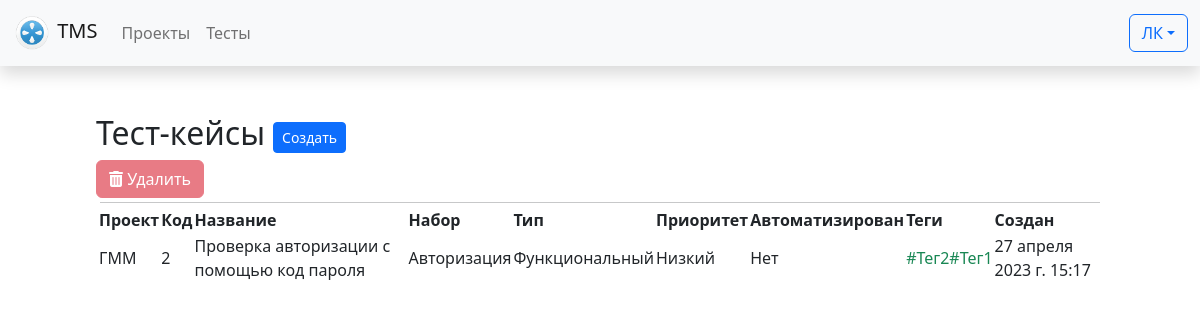
Page /tests/ on the earlier database version.
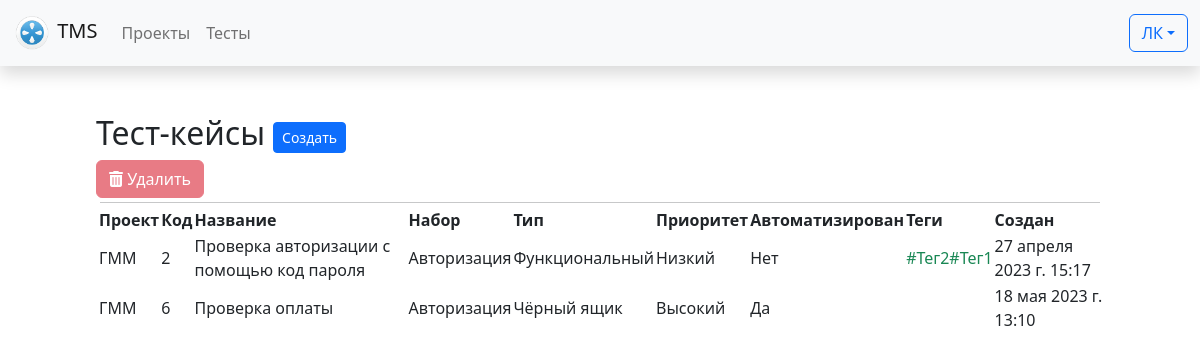
Same page on the later database version.
### tests/models.py (models this page shows, shortened)
class TestCases(models.Model):
    id = models.AutoField(_("Код тест-кейса"), primary_key=True)
    """
    Описание тест-кейса
    """
    title = models.CharField(_("Название"), max_length=100)
    precondition = models.TextField(_("Предусловия"), blank=True, null=True)
    description = models.TextField(_("Описание"), blank=True, null=True)
    expectedResult = models.TextField(
        _("Ожидаемый результат"), blank=True, null=True)
    """
    Параметры тест кейса:
    - Проект
    - Набор
    - Тип теста
    - Приоритет
    - Статус
    - Автоматизирован (True/False)
    """
    project = models.ForeignKey(Projects, verbose_name=_(
        "Проект"), on_delete=models.PROTECT)
    suite = models.ForeignKey(TestSuites, verbose_name=_(
        "Группа"), null=True, on_delete=models.SET_NULL)
    type = models.ForeignKey(TestTypes, verbose_name=_(
        "Тип теста"), on_delete=models.PROTECT)
    priority = models.ForeignKey(TestPriorities, verbose_name=_(
        "Приоритет"), on_delete=models.PROTECT)
    status = models.ForeignKey(TestStatuses, verbose_name=_(
        "Статус"), on_delete=models.PROTECT, default=3)
    isAutomated = models.BooleanField(_("Автоматизирован"))
    """
    Кем и когда создано
    """
    created_by = models.ForeignKey(
        settings.AUTH_USER_MODEL, verbose_name="Создатель", on_delete=models.PROTECT, related_name='created_by')
    created_date = models.DateTimeField(_("Создано"), auto_now_add=True)
    """
    Кем и когда модифицировано
    """
    lastModified_by = models.ForeignKey(
        settings.AUTH_USER_MODEL, verbose_name="Последние изменения", on_delete=models.PROTECT, related_name='modified_by')
    lastModified_date = models.DateTimeField(_("Изменено"), auto_now=True)
    class Meta:
        verbose_name = _("Тест-кейс")
        verbose_name_plural = _("Тест-кейсы")
    def __str__(self):
        return f'[{self.id}] {self.title}'

class TestTypes(models.Model):
    id = models.AutoField(_("Код типа"), primary_key=True)
    name = models.CharField(_("Тип"), max_length=50)
    class Meta:
        verbose_name = _("Тип теста")
        verbose_name_plural = _("Типы тестов")
    def __str__(self):
        return self.name

class TestPriorities(models.Model):
    id = models.AutoField(_("Код приоритета"), primary_key=True)
    name = models.CharField(_("Приоритет"), max_length=50)
    class Meta:
        verbose_name = _("Приоритет")
        verbose_name_plural = _("Приоритеты")
    def __str__(self):
        return self.name

class TestCaseTags(models.Model):
    testCase = models.ForeignKey(TestCases, verbose_name=_(
        "Тест-кейс"), on_delete=models.CASCADE)
    tag = models.ForeignKey(Tags, verbose_name=_("Тег"),
                            on_delete=models.CASCADE)
    class Meta:
        verbose_name = _("Тег тест-кейса")
        verbose_name_plural = _("Теги тест-кейов")

class Tags(models.Model):
    tag_name = models.CharField(_("Тег"), max_length=50)
    class Meta:
        verbose_name = _("Тег")
        verbose_name_plural = _("Теги")
    def __str__(self):
        return self.tag_name

### tests/views.py (the view)
# urls.py: path('', include('tests.urls')),
def tests(request):
    suite_list = TestSuites.objects.all()
    suite_test_list = dict()
    testCaseSteps = dict()
    testCase_tags = dict()
    for suite_iter in suite_list:
        tests = TestCases.objects.filter(
            suite=suite_iter).order_by('title')
        suite_test_list[suite_iter.name] = tests
        for test in tests:
            testCaseSteps[test.id] = TestCaseSteps.objects.filter(
                testCase=test)
            testCase_tags[test.id] = TestCaseTags.objects.filter(
                testCase=test.id
            )
    print(testCaseSteps)
    return render(request, 'tests.html', {
        'suite_list': suite_list,
        'suite_test_list': suite_test_list,
        'testCaseSteps': testCaseSteps,
        'testCaseTags': testCase_tags,
    })

### tests/models.py (called while the page is built)
    def __str__(self):
        return self.name

    def acronym(self):
        regex = re.compile('[^а-яА-Яa-zA-Z]')
        return "".join(e[0].upper() for e in regex.sub(' ', self.name).split())

    def __str__(self):
        return self.name

    def __str__(self):
        return self.name

    def __str__(self):
        return self.description

    def __str__(self):
        return f'{self.testCase}: {self.index_num} - {self.testStep}'

### tests/views.py (called while the page is built)
@register.filter
def get_item(dictionary, key):
    return dictionary[key]

### templates/tests.html (shortened to what this page needs)
{% extends 'base.html' %}
{% block content %}
    <div class="mx-5 p-5">
        <div class="d-flex flex-row align-items-center">
            <h2 class="me-2">Тест-кейсы</h2>
            <div>
                <a id="create"
                   class="btn btn-primary btn-sm"
                   href="{% url 'new_test' %}">Создать</a>
            </div>
        </div>
        {% include "testCase/testList_table.html" %}
    </div>
{% endblock content %}

### templates/testCase/testList_table.html (shortened to what this page needs)
{% block testListTable %}
    {% if suite_test_list %}
        <div id="toolbar">
            <button id="remove" class="btn btn-danger" disabled>
                <i class="fa fa-trash"></i> Удалить
            </button>
        </div>
        <hr class="m-1">
        <form>
            <table id="table"
                   data-toggle="table"
                   data-toolbar="#toolbar"
                   data-search="true"
                   data-show-fullscreen="true"
                   data-show-export="true"
                   data-show-columns="true"
                   data-show-columns-toggle-all="true"
                   data-minimum-count-columns="2"
                   data-id-field="id">
                <thead>
                    <tr>
                        <th data-field="state" data-checkbox="true"></th>
                        <th data-sortable="true">Проект</th>
                        <th data-field="id" data-sortable="true">Код</th>
                        <th data-sortable="true">Название</th>
                        <th data-sortable="true">Набор</th>
                        <th data-sortable="true">Тип</th>
                        <th data-sortable="true">Приоритет</th>
                        <th data-sortable="true">Автоматизирован</th>
                        <th data-sortable="true">Теги</th>
                        <th data-sortable="true">Создан</th>
                    </tr>
                </thead>
                <tbody>
                    {% for suite_name, test_list in suite_test_list.items %}
                        {% if test_list %}
                            {% for test in test_list %}
                                <tr>
                                    {% with projectAcronym=test.project.acronym %}
                                        <td></td>
                                        <td data-bs-toggle="modal" data-bs-target="#testCaseModal_{{ test.id }}">{{ projectAcronym }}</td>
                                        <td data-bs-toggle="modal" data-bs-target="#testCaseModal_{{ test.id }}">{{ test.id }}</td>
                                        <td data-bs-toggle="modal" data-bs-target="#testCaseModal_{{ test.id }}">{{ test.title }}</td>
                                        <td data-bs-toggle="modal" data-bs-target="#testCaseModal_{{ test.id }}">{{ suite_name.title }}</td>
                                        <td data-bs-toggle="modal" data-bs-target="#testCaseModal_{{ test.id }}">{{ test.type }}</td>
                                        <td data-bs-toggle="modal" data-bs-target="#testCaseModal_{{ test.id }}">{{ test.priority }}</td>
                                        <td data-bs-toggle="modal" data-bs-target="#testCaseModal_{{ test.id }}">
                                            {% if test.isAutomated %}
                                                Да
                                            {% else %}
                                                Нет
                                            {% endif %}
                                        </td>
                                        <td class="mx-1 text-success">
                                            {% for k, v in testCaseTags.items %}
                                                {% if k == test.id %}
                                                    <div>
                                                        {% for x in v %}#{{ x.tag }}{% endfor %}
                                                    </div>
                                                {% endif %}
                                            {% endfor %}
                                        </td>
                                        <td>{{ test.created_date }}</td>
                                    {% endwith %}
                                </tr>
                            {% endfor %}
                        {% endif %}
                    {% endfor %}
                </tbody>
            </table>
        </form>
    {% else %}
        <div>Нет тестов :(</div>
    {% endif %}
{% endblock %}

Differences in the rows shown:
added TestCases: project.acronym "ГММ", id "6", title "Проверка оплаты", title "Авторизация", type "Чёрный ящик", priority "Высокий", isAutomated "Да", created_date "18 мая 2023 г. 13:10"
